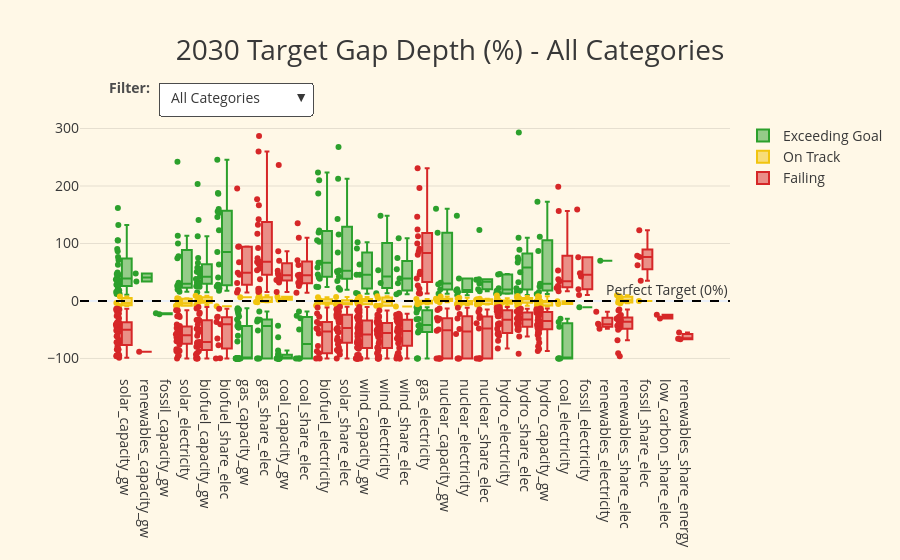

Notebook code for this chart:
### Code cell
# =====================================================================
# 4. CHART 3: BOX PLOT WITH CATEGORY FILTER
# =====================================================================

df_box_valid = df_valid[(df_valid["gap_%"] >= -100) & (df_valid["gap_%"] <= 300)].copy()
fig_box = go.Figure()

target_order = ["Exceeding Goal", "On Track", "Failing"]

for s in target_order:
    df_s_box = df_box_valid[df_box_valid["judgement"] == s]
    fig_box.add_trace(go.Box(
        x=df_s_box["energy_metric"], y=df_s_box["gap_%"], name=s, marker_color=color_map.get(s, "#000"),
        boxpoints="all", jitter=0.5, pointpos=-1.8, text=df_s_box["iso_code"], hoverinfo="text+y"
    ))

btn_box = []
for cat in all_cats:
    df_c = df_box_valid if cat == "All Categories" else df_box_valid[df_box_valid["source_cat"] == cat]
        
    x_b, y_b, t_b = [], [], []
    for s in target_order:
        d = df_c[df_c["judgement"] == s]
        x_b.append(d["energy_metric"].tolist())
        y_b.append(d["gap_%"].tolist())
        t_b.append(d["iso_code"].tolist())
        
    btn_box.append(dict(
        label=cat, method="update",
        args=[{"x": x_b, "y": y_b, "text": t_b}, {"title.text": f"2030 Target Gap Depth (%) - {cat}"}]
    ))

fig_box.update_layout(
    title=dict(
        text="2030 Target Gap Depth (%) - All Categories",
        x=0.5,
        xanchor="center",
        font=dict(size=28, color="#383838")
    ),
    template="plotly_white",
    plot_bgcolor="#FFF8E7",
    paper_bgcolor="#FFF8E7", 
    font=dict(color="#383838", size=14),
    yaxis=dict(gridcolor="rgba(0,0,0,0.1)"),
    
    legend=dict(
        orientation="v", 
        yanchor="top", y=1, 
        xanchor="left", x=1.02,
        font=dict(size=14, color="#383838")
    ),
    
    updatemenus=[dict(
        active=0, buttons=btn_box, 
        x=0.12, xanchor="left",
        y=1.15, yanchor="top",
        bgcolor="white", bordercolor="#4c4c4c", borderwidth=1
    )],
    annotations=[
        dict(
            text="<b>Filter:</b>",
            x=0.11, y=1.13,
            xref="paper", yref="paper",
            showarrow=False, xanchor="right", yanchor="middle",
            font=dict(size=14, color="#4c4c4c")
        )
    ],
    margin=dict(t=120)
)
fig_box.add_hline(y=0, line_dash="dash", line_color="black", annotation_text="Perfect Target (0%)")

# Run
fig_box.show()
# Save
fig_box.write_html(r"C:\Users\eirad\Desktop\IT ACADEMY\Sprint_13_Proyecto_Final\Quarto_Report\Plot\21_prediction_box.html")

### Figure 1 — Plotly figure (JSON) as saved in the notebook; plotly's stock layout.template omitted (floating-point values rounded to 4 significant figures; data arrays with more than 128 entries replaced by an {"elided": "..."} marker saying what was removed)
{"data": [{"boxpoints": "all", "hoverinfo": "text+y", "jitter": 0.5, "marker": {"color": "#2ca02c"}, "name": "Exceeding Goal", "pointpos": -1.8, "text": {"elided": "259 str values"}, "type": "box", "x": {"elided": "259 str values"}, "y": {"elided": "259 float values"}}, {"boxpoints": "all", "hoverinfo": "text+y", "jitter": 0.5, "marker": {"color": "#f1c40f"}, "name": "On Track", "pointpos": -1.8, "text": ["ALB", "ALB", "AUS", "AUS", "AUT", "AUT", "AUT", "BEL", "BGR", "BRA", "BRA", "BRA", "BRA", "CAN", "CAN", "CAN", "CHE", "CHE", "CHE", "CHL", "CHL", "CHL", "CHN", "COL", "CRI", "CYP", "CYP", "CZE", "DEU", "DNK", "DNK", "EGY", "ESP", "ESP", "ESP", "ESP", "EST", "FIN", "FIN", "FIN", "FIN", "FRA", "FRA", "FRA", "FRA", "FRA", "FRA", "GBR", "GBR", "GBR", "GEO", "GRC", "GRC", "HRV", "HRV", "HRV", "HRV", "HUN", "IDN", "IND", "IRL", "ISR", "ITA", "ITA", "ITA", "JPN", "JPN", "KOR", "KOR", "KOR", "KOR", "LUX", "LVA", "LVA", "MEX", "MNE", "MYS", "MYS", "NLD", "NLD", "NLD", "NOR", "NOR", "NOR", "NOR", "NZL", "NZL", "NZL", "NZL", "PAK", "PHL", "PHL", "PHL", "POL", "POL", "ROU", "ROU", "ROU", "RUS", "RWA", "SRB", "SVK", "SVK", "SVK", "SVN", "SVN", "SVN", "SVN", "SWE", "SWE", "SWE", "SWE", "SWE", "THA", "TUR", "TUR", "TUR", "UKR", "USA", "USA", "USA", "USA", "USA", "VNM", "VNM", "ZAF"], "type": "box", "x": ["hydro_capacity_gw", "renewables_share_elec", "hydro_capacity_gw", "hydro_electricity", "biofuel_electricity", "hydro_capacity_gw", "hydro_share_elec", "gas_electricity", "nuclear_electricity", "gas_electricity", "gas_share_elec", "hydro_capacity_gw", "nuclear_capacity_gw", "gas_share_elec", "solar_electricity", "solar_share_elec", "hydro_capacity_gw", "solar_electricity", "solar_share_elec", "biofuel_capacity_gw", "hydro_capacity_gw", "hydro_electricity", "wind_capacity_gw", "coal_capacity_gw", "hydro_capacity_gw", "wind_capacity_gw", "wind_capacity_gw", "hydro_capacity_gw", "hydro_capacity_gw", "hydro_capacity_gw", "wind_share_elec", "gas_share_elec", "biofuel_electricity", "biofuel_share_elec", "solar_electricity", "solar_share_elec", "hydro_electricity", "hydro_capacity_gw", "hydro_electricity", "nuclear_share_elec", "wind_electricity", "hydro_capacity_gw", "hydro_electricity", "hydro_share_elec", "nuclear_electricity", "nuclear_share_elec", "wind_capacity_gw", "gas_capacity_gw", "nuclear_electricity", "nuclear_share_elec", "hydro_electricity", "solar_electricity", "solar_share_elec", "biofuel_capacity_gw", "gas_electricity", "hydro_capacity_gw", "hydro_electricity", "hydro_share_elec", "biofuel_capacity_gw", "biofuel_capacity_gw", "biofuel_electricity", "wind_capacity_gw", "hydro_capacity_gw", "hydro_electricity", "hydro_share_elec", "solar_capacity_gw", "solar_electricity", "hydro_capacity_gw", "nuclear_capacity_gw", "nuclear_electricity", "solar_electricity", "hydro_electricity", "hydro_electricity", "hydro_share_elec", "solar_capacity_gw", "wind_electricity", "gas_electricity", "gas_share_elec", "hydro_capacity_gw", "nuclear_capacity_gw", "nuclear_share_elec", "hydro_capacity_gw", "hydro_electricity", "hydro_share_elec", "wind_capacity_gw", "hydro_capacity_gw", "hydro_electricity", "renewables_share_elec", "wind_electricity", "nuclear_share_elec", "coal_electricity", "gas_share_elec", "hydro_share_elec", "hydro_electricity", "hydro_share_elec", "hydro_capacity_gw", "hydro_electricity", "nuclear_electricity", "hydro_capacity_gw", "renewables_share_elec", "renewables_share_elec", "biofuel_electricity", "hydro_capacity_gw", "hydro_electricity", "coal_electricity", "fossil_share_elec", "hydro_electricity", "nuclear_electricity", "biofuel_electricity", "hydro_capacity_gw", "hydro_electricity", "nuclear_capacity_gw", "nuclear_electricity", "hydro_capacity_gw", "hydro_capacity_gw", "wind_capacity_gw", "wind_electricity", "solar_capacity_gw", "biofuel_capacity_gw", "nuclear_capacity_gw", "nuclear_electricity", "nuclear_share_elec", "renewables_share_elec", "coal_capacity_gw", "renewables_share_elec", "nuclear_capacity_gw"], "y": [-0.9562, 0.0, 8.056, -2.026, 6.417, -0.7081, 3.559, -5.55, -5.866, -2.689, -1.822, -6.112, -0.1005, -0.7385, -8.124, 7.019, -8.596, 4.701, -5.916, 8.978, -9.291, 3.395, 4.299, 2.15, 0.9442, -5.882, -5.882, 0.0, 7.538, 0.0, -9.764, 9.786, -7.817, -9.37, -3.201, -4.843, -4.0, -0.875, 0.4169, -6.155, -8.225, -9.652, 1.6, 8.469, -4.674, 1.801, 1.598, 6.354, -5.411, 3.818, 0.5721, -8.453, -5.491, -6.863, -2.96, -8.149, -1.001, 6.437, -1.6, 0.3743, -3.835, -4.571, -1.513, -8.32, 4.038, 7.838, -4.438, -8.097, -2.024, -7.348, 3.934, -8.0, -3.151, -4.19, -8.82, 8.028, 3.348, -2.104, 0.0, 7.8, -5.158, -1.372, -7.356, -1.853, -0.01091, 3.321, 0.05668, -2.467, -8.373, 2.986, -5.2, 5.093, -8.25, 9.5, 3.861, -4.667, -2.945, -4.526, -7.526, 9.827, 7.524, -2.953, -7.806, -8.835, -0.4386, -0.2198, -1.636, 4.102, 1.869, -3.344, 4.598, 1.636, -3.788, -1.259, -9.749, 6.729, 4.428, -3.342, 5.654, 1.522, 5.656, -1.407, 2.193, 7.173, -4.098, 3.978]}, {"boxpoints": "all", "hoverinfo": "text+y", "jitter": 0.5, "marker": {"color": "#d62728"}, "name": "Failing", "pointpos": -1.8, "text": {"elided": "530 str values"}, "type": "box", "x": {"elided": "530 str values"}, "y": {"elided": "530 float values"}}], "layout": {"annotations": [{"font": {"color": "#4c4c4c", "size": 14}, "showarrow": false, "text": "<b>Filter:</b>", "x": 0.11, "xanchor": "right", "xref": "paper", "y": 1.13, "yanchor": "middle", "yref": "paper"}, {"showarrow": false, "text": "Perfect Target (0%)", "x": 1, "xanchor": "right", "xref": "x domain", "y": 0, "yanchor": "bottom", "yref": "y"}], "font": {"color": "#383838", "size": 14}, "legend": {"font": {"color": "#383838", "size": 14}, "orientation": "v", "x": 1.02, "xanchor": "left", "y": 1, "yanchor": "top"}, "margin": {"t": 120}, "paper_bgcolor": "#FFF8E7", "plot_bgcolor": "#FFF8E7", "shapes": [{"line": {"color": "black", "dash": "dash"}, "type": "line", "x0": 0, "x1": 1, "xref": "x domain", "y0": 0, "y1": 0, "yref": "y"}], "title": {"font": {"color": "#383838", "size": 28}, "text": "2030 Target Gap Depth (%) - All Categories", "x": 0.5, "xanchor": "center"}, "updatemenus": [{"active": 0, "bgcolor": "white", "bordercolor": "#4c4c4c", "borderwidth": 1, "buttons": [{"args": [{"text": {"elided": "3 rows, 915 str values in total"}, "x": {"elided": "3 rows, 915 str values in total"}, "y": {"elided": "3 rows, 915 float values in total"}}, {"title.text": "2030 Target Gap Depth (%) - All Categories"}], "label": "All Categories", "method": "update"}, {"args": [{"text": [["AUT", "AUT", "BEL", "BIH", "BRA", "BRA", "BRA", "CHE", "CHE", "CHL", "CHL", "CRI", "CYP", "CZE", "DEU", "DNK", "DNK", "DNK", "EST", "EST", "EST", "FIN", "FRA", "IRL", "ITA", "ITA", "ITA", "KHM", "KOR", "KOR", "KOR", "LAO", "LVA", "LVA", "LVA", "MYS", "PAK", "PAK", "PAK", "PHL", "PHL", "PHL", "POL", "POL", "PRT", "SVN", "SVN", "SVN", "THA", "USA", "USA"], ["AUT", "CHL", "ESP", "ESP", "HRV", "IDN", "IND", "IRL", "SVK", "SWE", "USA"], ["BGR", "BIH", "CHN", "CYP", "CYP", "CZE", "DZA", "ESP", "GHA", "HRV", "HRV", "IDN", "IDN", "IRL", "JPN", "JPN", "JPN", "KAZ", "KAZ", "KEN", "KEN", "KEN", "LKA", "LTU", "LUX", "LUX", "MDA", "MKD", "MNE", "MNE", "MNE", "MYS", "MYS", "NGA", "NOR", "NOR", "NOR", "POL", "PRT", "PRT", "ROU", "ROU", "ROU", "RWA", "RWA", "SRB", "SVK", "UKR", "UKR", "VNM"]], "x": [["biofuel_capacity_gw", "biofuel_share_elec", "biofuel_capacity_gw", "biofuel_electricity", "biofuel_capacity_gw", "biofuel_electricity", "biofuel_share_elec", "biofuel_electricity", "biofuel_share_elec", "biofuel_electricity", "biofuel_share_elec", "biofuel_capacity_gw", "biofuel_share_elec", "biofuel_electricity", "biofuel_capacity_gw", "biofuel_capacity_gw", "biofuel_electricity", "biofuel_share_elec", "biofuel_capacity_gw", "biofuel_electricity", "biofuel_share_elec", "biofuel_capacity_gw", "biofuel_capacity_gw", "biofuel_share_elec", "biofuel_capacity_gw", "biofuel_electricity", "biofuel_share_elec", "biofuel_capacity_gw", "biofuel_capacity_gw", "biofuel_electricity", "biofuel_share_elec", "biofuel_capacity_gw", "biofuel_capacity_gw", "biofuel_electricity", "biofuel_share_elec", "biofuel_capacity_gw", "biofuel_capacity_gw", "biofuel_electricity", "biofuel_share_elec", "biofuel_capacity_gw", "biofuel_electricity", "biofuel_share_elec", "biofuel_electricity", "biofuel_share_elec", "biofuel_share_elec", "biofuel_capacity_gw", "biofuel_electricity", "biofuel_share_elec", "biofuel_capacity_gw", "biofuel_electricity", "biofuel_share_elec"], ["biofuel_electricity", "biofuel_capacity_gw", "biofuel_electricity", "biofuel_share_elec", "biofuel_capacity_gw", "biofuel_capacity_gw", "biofuel_capacity_gw", "biofuel_electricity", "biofuel_electricity", "biofuel_electricity", "biofuel_capacity_gw"], ["biofuel_capacity_gw", "biofuel_capacity_gw", "biofuel_capacity_gw", "biofuel_capacity_gw", "biofuel_electricity", "biofuel_capacity_gw", "biofuel_capacity_gw", "biofuel_capacity_gw", "biofuel_capacity_gw", "biofuel_electricity", "biofuel_share_elec", "biofuel_electricity", "biofuel_share_elec", "biofuel_capacity_gw", "biofuel_capacity_gw", "biofuel_electricity", "biofuel_share_elec", "biofuel_electricity", "biofuel_share_elec", "biofuel_capacity_gw", "biofuel_electricity", "biofuel_share_elec", "biofuel_capacity_gw", "biofuel_capacity_gw", "biofuel_capacity_gw", "biofuel_electricity", "biofuel_capacity_gw", "biofuel_capacity_gw", "biofuel_capacity_gw", "biofuel_electricity", "biofuel_share_elec", "biofuel_electricity", "biofuel_share_elec", "biofuel_capacity_gw", "biofuel_capacity_gw", "biofuel_electricity", "biofuel_share_elec", "biofuel_capacity_gw", "biofuel_capacity_gw", "biofuel_electricity", "biofuel_capacity_gw", "biofuel_electricity", "biofuel_share_elec", "biofuel_capacity_gw", "biofuel_electricity", "biofuel_capacity_gw", "biofuel_capacity_gw", "biofuel_capacity_gw", "biofuel_electricity", "biofuel_capacity_gw"]], "y": [[55.91, 28.42, 42.22, 58.14, 32.2, 24.6, 25.69, 105.5, 85.16, 223.5, 155.8, 25.61, 40.96, 38.57, 74.59, 50.9, 103.0, 245.5, 24.8, 41.04, 153.0, 25.47, 49.55, 27.99, 65.87, 187.2, 186.7, 15.31, 112.7, 66.7, 22.06, 38.39, 57.86, 66.35, 63.63, 140.8, 29.7, 122.4, 160.1, 33.02, 46.23, 123.2, 24.25, 17.58, 25.26, 203.3, 118.9, 145.9, 31.51, 210.2, 187.8], [6.417, 8.978, -7.817, -9.37, -6.863, -1.6, 0.3743, -3.835, -2.953, 1.869, 5.654], [-73.67, -72.0, -60.5, -40.74, -49.42, -22.63, -100, -10.7, -90.99, -27.33, -13.36, -47.78, -28.38, -87.31, -33.27, -11.23, -27.28, -99.81, -99.83, -93.1, -91.06, -65.12, -71.36, -20.45, -32.8, -36.6, -79.49, -48.39, -100, -100, -100, -39.57, -36.73, -97.82, -49.47, -78.34, -77.14, -32.47, -34.57, -21.97, -55.0, -56.68, -40.69, -100, -100, -74.19, -13.25, -77.49, -87.5, -78.5]]}, {"title.text": "2030 Target Gap Depth (%) - Biofuel"}], "label": "Biofuel", "method": "update"}, {"args": [{"text": [["BGD", "BGD", "BGR", "CZE", "ESP", "ESP", "ESP", "FIN", "FIN", "GEO", "HRV", "IRL", "IRL", "IRL", "KHM", "MMR", "NOR", "NOR", "NOR", "PAK", "PAK", "PAK", "POL", "SRB", "TUR", "TZA", "TZA", "TZA", "UZB", "UZB", "UZB", "ZAF"], ["COL", "PHL", "SVN", "VNM"], ["AUS", "AUS", "AUS", "BRA", "CAN", "CHN", "HRV", "HRV", "IDN", "IDN", "IDN", "IND", "KAZ", "KAZ", "MAR", "MEX", "MEX", "MNE", "MNE", "MYS", "MYS", "MYS", "PHL", "PHL", "POL", "POL", "RWA", "USA", "USA", "USA", "ZAF"]], "x": [["coal_capacity_gw", "coal_share_elec", "coal_capacity_gw", "coal_capacity_gw", "coal_capacity_gw", "coal_electricity", "coal_share_elec", "coal_electricity", "coal_share_elec", "coal_capacity_gw", "coal_capacity_gw", "coal_capacity_gw", "coal_electricity", "coal_share_elec", "coal_capacity_gw", "coal_capacity_gw", "coal_capacity_gw", "coal_electricity", "coal_share_elec", "coal_capacity_gw", "coal_electricity", "coal_share_elec", "coal_capacity_gw", "coal_capacity_gw", "coal_capacity_gw", "coal_capacity_gw", "coal_electricity", "coal_share_elec", "coal_capacity_gw", "coal_electricity", "coal_share_elec", "coal_capacity_gw"], ["coal_capacity_gw", "coal_electricity", "coal_electricity", "coal_capacity_gw"], ["coal_capacity_gw", "coal_electricity", "coal_share_elec", "coal_capacity_gw", "coal_capacity_gw", "coal_capacity_gw", "coal_electricity", "coal_share_elec", "coal_capacity_gw", "coal_electricity", "coal_share_elec", "coal_capacity_gw", "coal_electricity", "coal_share_elec", "coal_capacity_gw", "coal_electricity", "coal_share_elec", "coal_electricity", "coal_share_elec", "coal_capacity_gw", "coal_electricity", "coal_share_elec", "coal_capacity_gw", "coal_share_elec", "coal_electricity", "coal_share_elec", "coal_capacity_gw", "coal_capacity_gw", "coal_electricity", "coal_share_elec", "coal_share_elec"]], "y": [[-63.25, -49.79, -100, -100, -100, -100, -100, -100, -100, -100, -100, -100, -100, -100, -43.2, -93.95, -100, -30.77, -30.0, -91.59, -36.53, -25.78, -100, -100, -100, -100, -100, -100, -100, -44.79, -18.31, -85.99], [2.15, -5.2, -0.4386, 7.173], [236.7, 198.5, 110.1, 52.42, 86.34, 47.75, 16.94, 39.33, 37.59, 24.55, 70.73, 35.2, 156.3, 135.3, 36.69, 26.15, 26.12, 34.41, 62.74, 44.55, 37.78, 30.51, 15.5, 45.56, 52.89, 44.57, 70, 32.19, 22.57, 14.44, 31.56]]}, {"title.text": "2030 Target Gap Depth (%) - Coal"}], "label": "Coal", "method": "update"}, {"args": [{"text": {"elided": "3 rows, 158 str values in total"}, "x": {"elided": "3 rows, 158 str values in total"}, "y": {"elided": "3 rows, 158 float values in total"}}, {"title.text": "2030 Target Gap Depth (%) - Hydro"}], "label": "Hydro", "method": "update"}, {"args": [{"text": [[], [], ["ARE", "CHN"]], "x": [[], [], ["low_carbon_share_elec", "low_carbon_share_elec"]], "y": [[], [], [-30.4, -23.98]]}, {"title.text": "2030 Target Gap Depth (%) - Low Carbon"}], "label": "Low Carbon", "method": "update"}, {"args": [{"text": [["BEL", "BEL", "BGD", "BRA", "CAN", "CAN", "CHL", "CHN", "COL", "CYP", "CYP", "CYP", "CZE", "CZE", "DNK", "DNK", "DNK", "ECU", "ECU", "ESP", "FIN", "FIN", "GRC", "HRV", "HUN", "IDN", "IDN", "IRL", "JOR", "KAZ", "KAZ", "LVA", "MAR", "MYS", "NLD", "NOR", "NZL", "PAK", "PHL", "PHL", "POL", "POL", "POL", "PRT", "ROU", "ROU", "ROU", "RWA", "RWA", "SRB", "SVN", "SWE", "TUR", "TZA", "TZA", "UZB", "VNM"], ["BEL", "BRA", "BRA", "CAN", "EGY", "GBR", "HRV", "MYS", "MYS", "PHL"], ["AUS", "AUT", "AUT", "BGD", "CHL", "CHL", "ECU", "EGY", "ESP", "ESP", "FRA", "FRA", "GEO", "GEO", "GEO", "GRC", "GRC", "HRV", "HUN", "HUN", "IDN", "IND", "IRL", "IRL", "LVA", "LVA", "MEX", "MEX", "MLT", "MMR", "NLD", "NLD", "NOR", "NOR", "NZL", "PAK", "PAK", "PRT", "PRT", "TZA", "USA", "USA", "USA", "UZB", "UZB"]], "x": [["gas_capacity_gw", "gas_share_elec", "gas_capacity_gw", "gas_capacity_gw", "gas_capacity_gw", "gas_electricity", "gas_capacity_gw", "gas_capacity_gw", "gas_capacity_gw", "gas_capacity_gw", "gas_electricity", "gas_share_elec", "gas_capacity_gw", "gas_electricity", "gas_capacity_gw", "gas_electricity", "gas_share_elec", "gas_electricity", "gas_share_elec", "gas_capacity_gw", "gas_electricity", "gas_share_elec", "gas_capacity_gw", "gas_capacity_gw", "gas_capacity_gw", "gas_capacity_gw", "gas_electricity", "gas_capacity_gw", "gas_capacity_gw", "gas_electricity", "gas_share_elec", "gas_capacity_gw", "gas_capacity_gw", "gas_capacity_gw", "gas_capacity_gw", "gas_capacity_gw", "gas_electricity", "gas_capacity_gw", "gas_capacity_gw", "gas_electricity", "gas_capacity_gw", "gas_electricity", "gas_share_elec", "gas_capacity_gw", "gas_capacity_gw", "gas_electricity", "gas_share_elec", "gas_capacity_gw", "gas_electricity", "gas_capacity_gw", "gas_electricity", "gas_capacity_gw", "gas_capacity_gw", "gas_capacity_gw", "gas_electricity", "gas_capacity_gw", "gas_capacity_gw"], ["gas_electricity", "gas_electricity", "gas_share_elec", "gas_share_elec", "gas_share_elec", "gas_capacity_gw", "gas_electricity", "gas_electricity", "gas_share_elec", "gas_share_elec"], ["gas_capacity_gw", "gas_electricity", "gas_share_elec", "gas_share_elec", "gas_electricity", "gas_share_elec", "gas_capacity_gw", "gas_capacity_gw", "gas_electricity", "gas_share_elec", "gas_electricity", "gas_share_elec", "gas_capacity_gw", "gas_electricity", "gas_share_elec", "gas_electricity", "gas_share_elec", "gas_share_elec", "gas_electricity", "gas_share_elec", "gas_share_elec", "gas_capacity_gw", "gas_electricity", "gas_share_elec", "gas_electricity", "gas_share_elec", "gas_electricity", "gas_share_elec", "gas_capacity_gw", "gas_capacity_gw", "gas_electricity", "gas_share_elec", "gas_electricity", "gas_share_elec", "gas_capacity_gw", "gas_electricity", "gas_share_elec", "gas_electricity", "gas_share_elec", "gas_share_elec", "gas_capacity_gw", "gas_electricity", "gas_share_elec", "gas_electricity", "gas_share_elec"]], "y": [[-100, -32.52, -43.67, -38.47, -46.12, -14.91, -22.03, -27.1, -43.83, -100, -100, -100, -100, -43.17, -100, -100, -100, -52.5, -51.51, -100, -100, -100, -100, -100, -100, -15.37, -14.35, -100, -32.19, -11.1, -18.39, -100, -60.6, -18.22, -100, -100, -11.69, -100, -14.88, -31.57, -100, -31.89, -35.64, -100, -100, -50.36, -32.19, -46.25, -54.69, -100, -41.67, -100, -100, -12.84, -20.25, -100, -70.34], [-5.55, -2.689, -1.822, -0.7385, 9.786, 6.354, -2.96, 3.348, -2.104, 5.093], [195.9, 27.09, 53.36, 68.2, 112.4, 67.92, 94.21, 49.0, 146.3, 142.2, 46.61, 56.6, 14.86, 50.96, 74.31, 86.27, 92.31, 15.64, 80.5, 117.1, 17.38, 67.36, 100.2, 166.6, 39.16, 37.58, 21.23, 21.3, 31.33, 94.85, 90.73, 64.14, 13.6, 20.7, 19.17, 230.9, 286.9, 124.2, 260.0, 132.6, 45.44, 196.7, 176.9, 12.84, 67.97]]}, {"title.text": "2030 Target Gap Depth (%) - Natural Gas"}], "label": "Natural Gas", "method": "update"}, {"args": [{"text": [["CAN", "CAN", "CAN", "CHE", "CHE", "CHE", "CZE", "CZE", "ESP", "ESP", "ESP", "GBR", "MEX", "MEX", "MEX", "NLD", "ROU", "SVN"], ["BGR", "BRA", "FIN", "FRA", "FRA", "GBR", "GBR", "KOR", "KOR", "NLD", "NLD", "PAK", "ROU", "SVN", "SWE", "SWE", "USA", "USA", "USA", "ZAF"], ["ARG", "ARG", "ARG", "BGD", "BGD", "BGR", "BGR", "BRA", "BRA", "CHN", "EGY", "EGY", "FIN", "HUN", "HUN", "HUN", "IND", "KOR", "PAK", "PAK", "POL", "POL", "POL", "ROU", "TUR", "TUR", "TUR", "UZB", "UZB", "UZB", "ZAF"]], "x": [["nuclear_capacity_gw", "nuclear_electricity", "nuclear_share_elec", "nuclear_capacity_gw", "nuclear_electricity", "nuclear_share_elec", "nuclear_capacity_gw", "nuclear_electricity", "nuclear_capacity_gw", "nuclear_electricity", "nuclear_share_elec", "nuclear_capacity_gw", "nuclear_capacity_gw", "nuclear_electricity", "nuclear_share_elec", "nuclear_electricity", "nuclear_share_elec", "nuclear_share_elec"], ["nuclear_electricity", "nuclear_capacity_gw", "nuclear_share_elec", "nuclear_electricity", "nuclear_share_elec", "nuclear_electricity", "nuclear_share_elec", "nuclear_capacity_gw", "nuclear_electricity", "nuclear_capacity_gw", "nuclear_share_elec", "nuclear_share_elec", "nuclear_electricity", "nuclear_electricity", "nuclear_capacity_gw", "nuclear_electricity", "nuclear_capacity_gw", "nuclear_electricity", "nuclear_share_elec", "nuclear_capacity_gw"], ["nuclear_capacity_gw", "nuclear_electricity", "nuclear_share_elec", "nuclear_capacity_gw", "nuclear_share_elec", "nuclear_capacity_gw", "nuclear_share_elec", "nuclear_electricity", "nuclear_share_elec", "nuclear_capacity_gw", "nuclear_capacity_gw", "nuclear_share_elec", "nuclear_electricity", "nuclear_capacity_gw", "nuclear_electricity", "nuclear_share_elec", "nuclear_capacity_gw", "nuclear_share_elec", "nuclear_capacity_gw", "nuclear_electricity", "nuclear_capacity_gw", "nuclear_electricity", "nuclear_share_elec", "nuclear_capacity_gw", "nuclear_capacity_gw", "nuclear_electricity", "nuclear_share_elec", "nuclear_capacity_gw", "nuclear_electricity", "nuclear_share_elec", "nuclear_share_elec"]], "y": [[29.25, 18.27, 37.89, 160.5, 148.5, 123.3, 19.91, 15.8, 118.6, 39.16, 36.8, 31.9, 12.62, 20.3, 20.24, 10.05, 30.46, 16.87], [-5.866, -0.1005, -6.155, -4.674, 1.801, -5.411, 3.818, -2.024, -7.348, 7.8, -5.158, 2.986, -4.526, 4.102, 1.636, -3.788, 1.522, 5.656, -1.407, 3.978], [-29.5, -57.59, -48.05, -100, -100, -31.05, -19.01, -30.46, -29.74, -34.04, -100, -100, -22.77, -52, -48.96, -38.62, -49.77, -26.16, -15.64, -11.93, -100, -100, -100, -12.95, -100, -100, -100, -100, -100, -100, -14.91]]}, {"title.text": "2030 Target Gap Depth (%) - Nuclear"}], "label": "Nuclear", "method": "update"}, {"args": [{"text": {"elided": "3 rows, 172 str values in total"}, "x": {"elided": "3 rows, 172 str values in total"}, "y": {"elided": "3 rows, 172 float values in total"}}, {"title.text": "2030 Target Gap Depth (%) - Solar"}], "label": "Solar", "method": "update"}, {"args": [{"text": [["ARG", "MEX", "SVN"], ["SVN"], ["ARG", "ARG", "AUT", "AUT", "BGR", "BGR", "FRA", "FRA", "ITA", "ITA", "TUR"]], "x": [["fossil_capacity_gw", "fossil_capacity_gw", "fossil_electricity"], ["fossil_share_elec"], ["fossil_electricity", "fossil_share_elec", "fossil_electricity", "fossil_share_elec", "fossil_electricity", "fossil_share_elec", "fossil_electricity", "fossil_share_elec", "fossil_electricity", "fossil_share_elec", "fossil_electricity"]], "y": [[-23.09, -21.38, -11.11], [-0.2198], [10.25, 35.0, 48.27, 76.61, 159.2, 123.0, 75.85, 78.53, 42.77, 62.04, 20.55]]}, {"title.text": "2030 Target Gap Depth (%) - Total Fossil"}], "label": "Total Fossil", "method": "update"}, {"args": [{"text": [["ARE", "JOR", "SVN"], ["ALB", "NZL", "RWA", "SRB", "USA", "VNM"], ["BEL", "BGR", "BGR", "BIH", "DEU", "DEU", "DEU", "DZA", "EGY", "GBR", "GBR", "IND", "IRL", "ISR", "ITA", "LKA", "LKA", "MDA", "MKD", "NGA", "SAU", "TGO", "TZA", "UKR"]], "x": [["renewables_capacity_gw", "renewables_capacity_gw", "renewables_electricity"], ["renewables_share_elec", "renewables_share_elec", "renewables_share_elec", "renewables_share_elec", "renewables_share_elec", "renewables_share_elec"], ["renewables_share_elec", "renewables_electricity", "renewables_share_elec", "renewables_share_energy", "renewables_electricity", "renewables_share_elec", "renewables_share_energy", "renewables_share_elec", "renewables_share_elec", "renewables_electricity", "renewables_share_elec", "renewables_share_elec", "renewables_share_energy", "renewables_share_elec", "renewables_share_elec", "renewables_electricity", "renewables_share_elec", "renewables_share_elec", "renewables_share_elec", "renewables_share_elec", "renewables_share_elec", "renewables_share_elec", "renewables_capacity_gw", "renewables_share_elec"]], "y": [[33.7, 47.62, 69.79], [0, -2.467, 9.827, 7.524, 2.193, -4.098], [-14.78, -18.65, -30.0, -54.92, -41.02, -16.43, -65.51, -96.21, -68.41, -39.8, -30.92, -47.09, -66.68, -43.29, -31.67, -48.35, -27.26, -49.9, -33.67, -39.92, -90.79, -24.5, -88.17, -38.98]]}, {"title.text": "2030 Target Gap Depth (%) - Total Renewables"}], "label": "Total Renewables", "method": "update"}, {"args": [{"text": {"elided": "3 rows, 175 str values in total"}, "x": {"elided": "3 rows, 175 str values in total"}, "y": {"elided": "3 rows, 175 float values in total"}}, {"title.text": "2030 Target Gap Depth (%) - Wind"}], "label": "Wind", "method": "update"}], "x": 0.12, "xanchor": "left", "y": 1.15, "yanchor": "top"}], "yaxis": {"gridcolor": "rgba(0,0,0,0.1)"}}}
